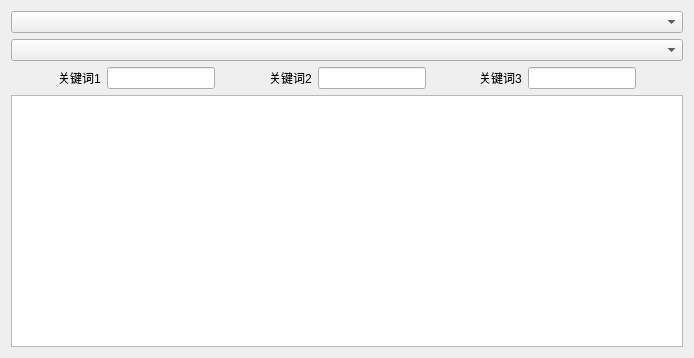
<?xml version="1.0" encoding="UTF-8"?>
<ui version="4.0">
 <class>View</class>
 <widget class="QWidget" name="View">
  <property name="geometry">
   <rect>
    <x>0</x>
    <y>0</y>
    <width>694</width>
    <height>358</height>
   </rect>
  </property>
  <property name="windowTitle">
   <string>Form</string>
  </property>
  <layout class="QGridLayout" name="gridLayout">
   <item row="2" column="0">
    <layout class="QHBoxLayout" name="horizontalLayout">
     <item>
      <spacer name="horizontalSpacer">
       <property name="orientation">
        <enum>Qt::Horizontal</enum>
       </property>
       <property name="sizeHint" stdset="0">
        <size>
         <width>40</width>
         <height>20</height>
        </size>
       </property>
      </spacer>
     </item>
     <item>
      <widget class="QLabel" name="label">
       <property name="text">
        <string>关键词1</string>
       </property>
      </widget>
     </item>
     <item>
      <widget class="QLineEdit" name="onelineEdit"/>
     </item>
     <item>
      <spacer name="horizontalSpacer_2">
       <property name="orientation">
        <enum>Qt::Horizontal</enum>
       </property>
       <property name="sizeHint" stdset="0">
        <size>
         <width>40</width>
         <height>20</height>
        </size>
       </property>
      </spacer>
     </item>
     <item>
      <widget class="QLabel" name="label_2">
       <property name="text">
        <string>关键词2</string>
       </property>
      </widget>
     </item>
     <item>
      <widget class="QLineEdit" name="twolineEdit"/>
     </item>
     <item>
      <spacer name="horizontalSpacer_3">
       <property name="orientation">
        <enum>Qt::Horizontal</enum>
       </property>
       <property name="sizeHint" stdset="0">
        <size>
         <width>40</width>
         <height>20</height>
        </size>
       </property>
      </spacer>
     </item>
     <item>
      <widget class="QLabel" name="label_3">
       <property name="text">
        <string>关键词3</string>
       </property>
      </widget>
     </item>
     <item>
      <widget class="QLineEdit" name="threelineEdit"/>
     </item>
     <item>
      <spacer name="horizontalSpacer_4">
       <property name="orientation">
        <enum>Qt::Horizontal</enum>
       </property>
       <property name="sizeHint" stdset="0">
        <size>
         <width>40</width>
         <height>20</height>
        </size>
       </property>
      </spacer>
     </item>
    </layout>
   </item>
   <item row="1" column="0">
    <widget class="QComboBox" name="informComBoBox"/>
   </item>
   <item row="3" column="0">
    <widget class="QTextEdit" name="textEdit"/>
   </item>
   <item row="0" column="0">
    <widget class="QComboBox" name="rankComboBox"/>
   </item>
  </layout>
 </widget>
 <resources/>
 <connections/>
</ui>
